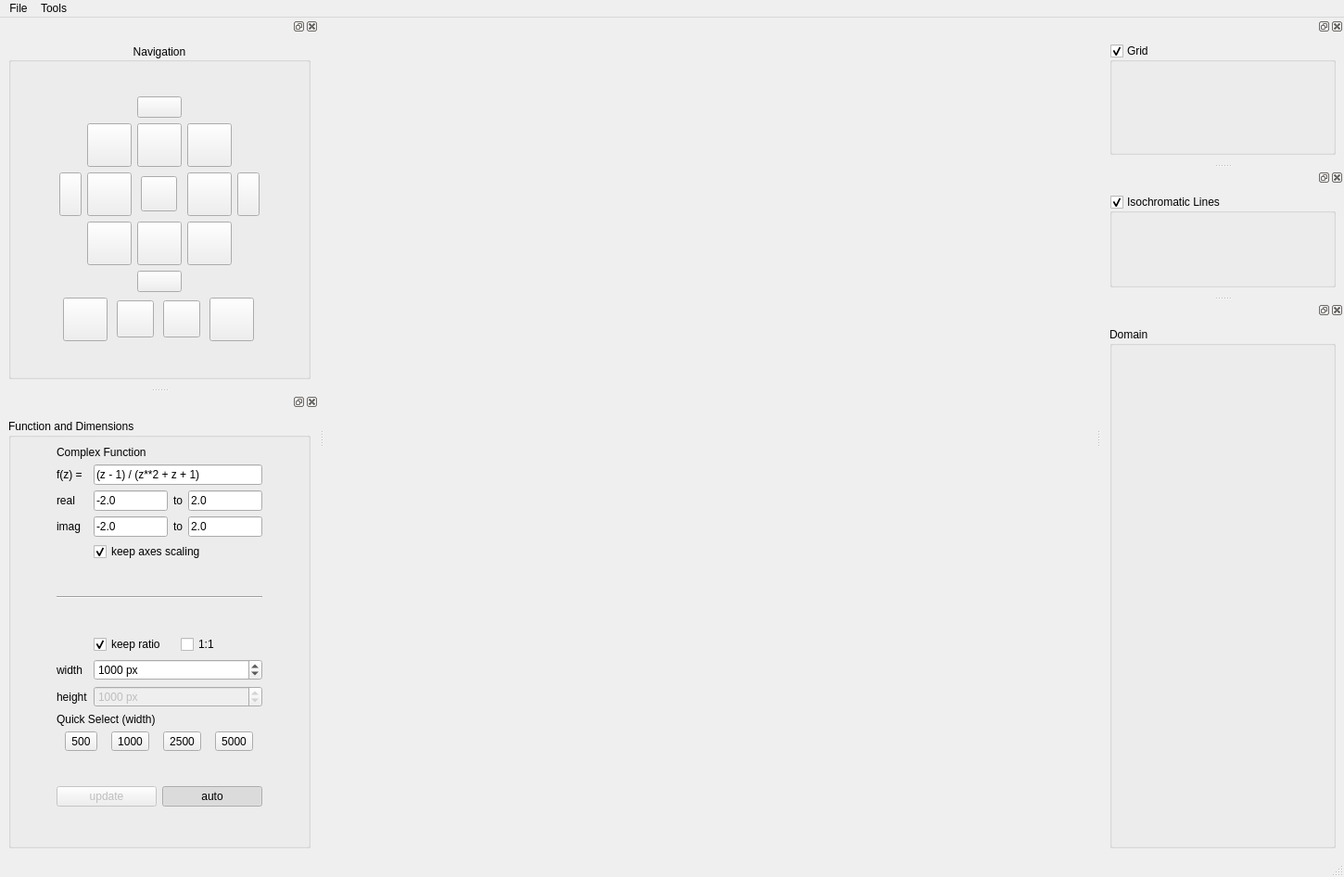
<?xml version="1.0" encoding="UTF-8"?>
<!--
  Copyright © 2020 René Wirnata.
  This file is part of Complex Beauties Explorer (CmplxBE).

  CmplxBE is free software: you can redistribute it and/or modify it under the
  terms of the GNU General Public License as published by the Free Software
  Foundation, either version 3 of the License, or (at your option) any later
  version.

  CmplxBE is distributed in the hope that it will be useful, but WITHOUT ANY
  WARRANTY; without even the implied warranty of MERCHANTABILITY or FITNESS FOR
  A PARTICULAR PURPOSE. See the GNU General Public License for more details.

  You should have received a copy of the GNU General Public License along with
  CmplxBE. If not, see <http://www.gnu.org/licenses/>.
-->
<ui version="4.0">
 <class>MainWindow</class>
 <widget class="QMainWindow" name="MainWindow">
  <property name="geometry">
   <rect>
    <x>0</x>
    <y>0</y>
    <width>1450</width>
    <height>946</height>
   </rect>
  </property>
  <property name="windowTitle">
   <string>Complex Beauties Explorer</string>
  </property>
  <widget class="QWidget" name="centralwidget">
   <layout class="QGridLayout" name="gridLayout">
    <item row="4" column="3">
     <widget class="QLabel" name="imageCanvas">
      <property name="sizePolicy">
       <sizepolicy hsizetype="Ignored" vsizetype="Ignored">
        <horstretch>0</horstretch>
        <verstretch>0</verstretch>
       </sizepolicy>
      </property>
      <property name="minimumSize">
       <size>
        <width>20</width>
        <height>20</height>
       </size>
      </property>
      <property name="text">
       <string/>
      </property>
      <property name="pixmap">
       <pixmap resource="resources.qrc">:/images/icons/logo_PS.png</pixmap>
      </property>
      <property name="scaledContents">
       <bool>false</bool>
      </property>
      <property name="alignment">
       <set>Qt::AlignCenter</set>
      </property>
     </widget>
    </item>
   </layout>
  </widget>
  <widget class="QMenuBar" name="menubar">
   <property name="geometry">
    <rect>
     <x>0</x>
     <y>0</y>
     <width>1450</width>
     <height>26</height>
    </rect>
   </property>
   <widget class="QMenu" name="menuFile">
    <property name="title">
     <string>File</string>
    </property>
   </widget>
   <widget class="QMenu" name="menuView">
    <property name="title">
     <string>Tools</string>
    </property>
   </widget>
   <addaction name="menuFile"/>
   <addaction name="menuView"/>
  </widget>
  <widget class="QStatusBar" name="statusbar"/>
  <widget class="QDockWidget" name="dockGrid">
   <attribute name="dockWidgetArea">
    <number>2</number>
   </attribute>
   <widget class="QWidget" name="dockGridContent">
    <layout class="QVBoxLayout" name="verticalLayout">
     <item>
      <widget class="QGroupBox" name="groupGrid">
       <property name="title">
        <string>Grid</string>
       </property>
       <property name="flat">
        <bool>false</bool>
       </property>
       <property name="checkable">
        <bool>true</bool>
       </property>
       <layout class="QVBoxLayout" name="verticalLayout_5">
        <item>
         <layout class="QGridLayout" name="gridLayout_6"/>
        </item>
       </layout>
      </widget>
     </item>
    </layout>
   </widget>
  </widget>
  <widget class="QDockWidget" name="dockIsochromaticLines">
   <property name="enabled">
    <bool>true</bool>
   </property>
   <property name="floating">
    <bool>false</bool>
   </property>
   <attribute name="dockWidgetArea">
    <number>2</number>
   </attribute>
   <widget class="QWidget" name="dockIsochromaticLinesContent">
    <layout class="QVBoxLayout" name="verticalLayout_2">
     <item>
      <widget class="QGroupBox" name="groupBox">
       <property name="title">
        <string>Isochromatic Lines</string>
       </property>
       <property name="checkable">
        <bool>true</bool>
       </property>
      </widget>
     </item>
    </layout>
   </widget>
  </widget>
  <widget class="QDockWidget" name="dockNav">
   <attribute name="dockWidgetArea">
    <number>1</number>
   </attribute>
   <widget class="QWidget" name="dockNavContents">
    <layout class="QVBoxLayout" name="verticalLayout_4">
     <item>
      <widget class="QGroupBox" name="groupNav">
       <property name="title">
        <string>Navigation</string>
       </property>
       <property name="alignment">
        <set>Qt::AlignCenter</set>
       </property>
       <property name="flat">
        <bool>false</bool>
       </property>
       <layout class="QGridLayout" name="gridLayout_2">
        <item row="3" column="2">
         <widget class="QToolButton" name="btnLeft">
          <property name="icon">
           <iconset resource="resources.qrc">
            <normaloff>:/images/icons/left.svg</normaloff>:/images/icons/left.svg</iconset>
          </property>
          <property name="iconSize">
           <size>
            <width>40</width>
            <height>40</height>
           </size>
          </property>
          <property name="shortcut">
           <string>Ctrl+Left</string>
          </property>
         </widget>
        </item>
        <item row="3" column="4">
         <widget class="QToolButton" name="btnRight">
          <property name="icon">
           <iconset resource="resources.qrc">
            <normaloff>:/images/icons/right.svg</normaloff>:/images/icons/right.svg</iconset>
          </property>
          <property name="iconSize">
           <size>
            <width>40</width>
            <height>40</height>
           </size>
          </property>
          <property name="shortcut">
           <string>Ctrl+Right</string>
          </property>
         </widget>
        </item>
        <item row="3" column="6">
         <spacer name="horizontalSpacer_2">
          <property name="orientation">
           <enum>Qt::Horizontal</enum>
          </property>
          <property name="sizeHint" stdset="0">
           <size>
            <width>40</width>
            <height>20</height>
           </size>
          </property>
         </spacer>
        </item>
        <item row="7" column="1">
         <spacer name="verticalSpacer_6">
          <property name="orientation">
           <enum>Qt::Vertical</enum>
          </property>
          <property name="sizeHint" stdset="0">
           <size>
            <width>20</width>
            <height>40</height>
           </size>
          </property>
         </spacer>
        </item>
        <item row="3" column="5">
         <widget class="QToolButton" name="btnRightt">
          <property name="maximumSize">
           <size>
            <width>50</width>
            <height>50</height>
           </size>
          </property>
          <property name="icon">
           <iconset resource="resources.qrc">
            <normaloff>:/images/icons/rright.svg</normaloff>:/images/icons/rright.svg</iconset>
          </property>
         </widget>
        </item>
        <item row="3" column="1">
         <widget class="QToolButton" name="btnLeftt">
          <property name="maximumSize">
           <size>
            <width>50</width>
            <height>50</height>
           </size>
          </property>
          <property name="icon">
           <iconset resource="resources.qrc">
            <normaloff>:/images/icons/lleft.svg</normaloff>:/images/icons/lleft.svg</iconset>
          </property>
         </widget>
        </item>
        <item row="3" column="3">
         <layout class="QVBoxLayout" name="verticalLayout_6">
          <item>
           <layout class="QHBoxLayout" name="horizontalLayout_4">
            <item>
             <widget class="QToolButton" name="btnCenter">
              <property name="icon">
               <iconset resource="resources.qrc">
                <normaloff>:/images/icons/refresh.svg</normaloff>:/images/icons/refresh.svg</iconset>
              </property>
              <property name="iconSize">
               <size>
                <width>31</width>
                <height>31</height>
               </size>
              </property>
              <property name="shortcut">
               <string>Ctrl+R</string>
              </property>
             </widget>
            </item>
           </layout>
          </item>
         </layout>
        </item>
        <item row="4" column="2">
         <widget class="QToolButton" name="btnDownLeft">
          <property name="icon">
           <iconset resource="resources.qrc">
            <normaloff>:/images/icons/down_left.svg</normaloff>:/images/icons/down_left.svg</iconset>
          </property>
          <property name="iconSize">
           <size>
            <width>40</width>
            <height>40</height>
           </size>
          </property>
         </widget>
        </item>
        <item row="2" column="3">
         <widget class="QToolButton" name="btnUp">
          <property name="icon">
           <iconset resource="resources.qrc">
            <normaloff>:/images/icons/up.svg</normaloff>:/images/icons/up.svg</iconset>
          </property>
          <property name="iconSize">
           <size>
            <width>40</width>
            <height>40</height>
           </size>
          </property>
          <property name="shortcut">
           <string>Ctrl+Up</string>
          </property>
         </widget>
        </item>
        <item row="2" column="2">
         <widget class="QToolButton" name="btnUpLeft">
          <property name="icon">
           <iconset resource="resources.qrc">
            <normaloff>:/images/icons/up_left.svg</normaloff>:/images/icons/up_left.svg</iconset>
          </property>
          <property name="iconSize">
           <size>
            <width>40</width>
            <height>40</height>
           </size>
          </property>
         </widget>
        </item>
        <item row="3" column="0">
         <spacer name="horizontalSpacer">
          <property name="orientation">
           <enum>Qt::Horizontal</enum>
          </property>
          <property name="sizeHint" stdset="0">
           <size>
            <width>40</width>
            <height>20</height>
           </size>
          </property>
         </spacer>
        </item>
        <item row="6" column="1" colspan="5">
         <layout class="QHBoxLayout" name="horizontalLayout_7">
          <item>
           <widget class="QToolButton" name="btnZZoomOut">
            <property name="icon">
             <iconset resource="resources.qrc">
              <normaloff>:/images/icons/zoomout.svg</normaloff>:/images/icons/zoomout.svg</iconset>
            </property>
            <property name="iconSize">
             <size>
              <width>40</width>
              <height>40</height>
             </size>
            </property>
           </widget>
          </item>
          <item>
           <widget class="QToolButton" name="btnZoomOut">
            <property name="maximumSize">
             <size>
              <width>40</width>
              <height>40</height>
             </size>
            </property>
            <property name="icon">
             <iconset resource="resources.qrc">
              <normaloff>:/images/icons/zoomout.svg</normaloff>:/images/icons/zoomout.svg</iconset>
            </property>
            <property name="iconSize">
             <size>
              <width>30</width>
              <height>30</height>
             </size>
            </property>
           </widget>
          </item>
          <item>
           <widget class="QToolButton" name="btnZoomIn">
            <property name="maximumSize">
             <size>
              <width>40</width>
              <height>40</height>
             </size>
            </property>
            <property name="icon">
             <iconset resource="resources.qrc">
              <normaloff>:/images/icons/zoomin.svg</normaloff>:/images/icons/zoomin.svg</iconset>
            </property>
            <property name="iconSize">
             <size>
              <width>30</width>
              <height>30</height>
             </size>
            </property>
           </widget>
          </item>
          <item>
           <widget class="QToolButton" name="btnZZoomIn">
            <property name="icon">
             <iconset resource="resources.qrc">
              <normaloff>:/images/icons/zoomin.svg</normaloff>:/images/icons/zoomin.svg</iconset>
            </property>
            <property name="iconSize">
             <size>
              <width>40</width>
              <height>40</height>
             </size>
            </property>
           </widget>
          </item>
         </layout>
        </item>
        <item row="0" column="3">
         <spacer name="verticalSpacer_4">
          <property name="orientation">
           <enum>Qt::Vertical</enum>
          </property>
          <property name="sizeHint" stdset="0">
           <size>
            <width>20</width>
            <height>40</height>
           </size>
          </property>
         </spacer>
        </item>
        <item row="4" column="4">
         <widget class="QToolButton" name="btnDownRight">
          <property name="icon">
           <iconset resource="resources.qrc">
            <normaloff>:/images/icons/down_right.svg</normaloff>:/images/icons/down_right.svg</iconset>
          </property>
          <property name="iconSize">
           <size>
            <width>40</width>
            <height>40</height>
           </size>
          </property>
         </widget>
        </item>
        <item row="4" column="3">
         <widget class="QToolButton" name="btnDown">
          <property name="icon">
           <iconset resource="resources.qrc">
            <normaloff>:/images/icons/down.svg</normaloff>:/images/icons/down.svg</iconset>
          </property>
          <property name="iconSize">
           <size>
            <width>40</width>
            <height>40</height>
           </size>
          </property>
          <property name="shortcut">
           <string>Ctrl+Down</string>
          </property>
         </widget>
        </item>
        <item row="5" column="3">
         <widget class="QToolButton" name="btnDownn">
          <property name="maximumSize">
           <size>
            <width>50</width>
            <height>50</height>
           </size>
          </property>
          <property name="icon">
           <iconset resource="resources.qrc">
            <normaloff>:/images/icons/downn.svg</normaloff>:/images/icons/downn.svg</iconset>
          </property>
         </widget>
        </item>
        <item row="1" column="3">
         <widget class="QToolButton" name="btnUpp">
          <property name="maximumSize">
           <size>
            <width>50</width>
            <height>50</height>
           </size>
          </property>
          <property name="icon">
           <iconset resource="resources.qrc">
            <normaloff>:/images/icons/upp.svg</normaloff>:/images/icons/upp.svg</iconset>
          </property>
         </widget>
        </item>
        <item row="2" column="4">
         <widget class="QToolButton" name="btnUpRight">
          <property name="icon">
           <iconset resource="resources.qrc">
            <normaloff>:/images/icons/up_right.svg</normaloff>:/images/icons/up_right.svg</iconset>
          </property>
          <property name="iconSize">
           <size>
            <width>40</width>
            <height>40</height>
           </size>
          </property>
         </widget>
        </item>
       </layout>
      </widget>
     </item>
    </layout>
   </widget>
  </widget>
  <widget class="QDockWidget" name="dockFunction">
   <attribute name="dockWidgetArea">
    <number>1</number>
   </attribute>
   <widget class="QWidget" name="dockFunctionContents">
    <layout class="QHBoxLayout" name="horizontalLayout">
     <item>
      <widget class="QGroupBox" name="groupFunction">
       <property name="title">
        <string>Function and Dimensions</string>
       </property>
       <layout class="QGridLayout" name="gridLayout_4">
        <item row="8" column="2">
         <widget class="QLabel" name="labelImag">
          <property name="maximumSize">
           <size>
            <width>40</width>
            <height>16777215</height>
           </size>
          </property>
          <property name="text">
           <string>imag</string>
          </property>
         </widget>
        </item>
        <item row="20" column="2" colspan="4">
         <widget class="QLabel" name="labelQuickSelect">
          <property name="text">
           <string>Quick Select (width)</string>
          </property>
         </widget>
        </item>
        <item row="26" column="2" colspan="4">
         <layout class="QHBoxLayout" name="horizontalLayout_2">
          <item>
           <widget class="QPushButton" name="btnUpdate">
            <property name="enabled">
             <bool>false</bool>
            </property>
            <property name="text">
             <string>update</string>
            </property>
            <property name="checked">
             <bool>false</bool>
            </property>
           </widget>
          </item>
          <item>
           <widget class="QPushButton" name="btnAuto">
            <property name="text">
             <string>auto</string>
            </property>
            <property name="checkable">
             <bool>true</bool>
            </property>
            <property name="checked">
             <bool>true</bool>
            </property>
           </widget>
          </item>
         </layout>
        </item>
        <item row="11" column="3">
         <spacer name="verticalSpacer">
          <property name="orientation">
           <enum>Qt::Vertical</enum>
          </property>
          <property name="sizeHint" stdset="0">
           <size>
            <width>20</width>
            <height>40</height>
           </size>
          </property>
         </spacer>
        </item>
        <item row="8" column="1">
         <spacer name="horizontalSpacer_3">
          <property name="orientation">
           <enum>Qt::Horizontal</enum>
          </property>
          <property name="sizeHint" stdset="0">
           <size>
            <width>40</width>
            <height>20</height>
           </size>
          </property>
         </spacer>
        </item>
        <item row="4" column="2">
         <widget class="QLabel" name="labelFz">
          <property name="text">
           <string>f(z) = </string>
          </property>
         </widget>
        </item>
        <item row="17" column="2">
         <widget class="QLabel" name="labelWidth">
          <property name="maximumSize">
           <size>
            <width>50</width>
            <height>16777215</height>
           </size>
          </property>
          <property name="text">
           <string>width</string>
          </property>
         </widget>
        </item>
        <item row="14" column="3">
         <spacer name="verticalSpacer_3">
          <property name="orientation">
           <enum>Qt::Vertical</enum>
          </property>
          <property name="sizeHint" stdset="0">
           <size>
            <width>20</width>
            <height>40</height>
           </size>
          </property>
         </spacer>
        </item>
        <item row="8" column="6">
         <spacer name="horizontalSpacer_4">
          <property name="orientation">
           <enum>Qt::Horizontal</enum>
          </property>
          <property name="sizeHint" stdset="0">
           <size>
            <width>40</width>
            <height>20</height>
           </size>
          </property>
         </spacer>
        </item>
        <item row="8" column="4">
         <widget class="QLabel" name="labelTo2">
          <property name="maximumSize">
           <size>
            <width>30</width>
            <height>16777215</height>
           </size>
          </property>
          <property name="text">
           <string>to</string>
          </property>
          <property name="alignment">
           <set>Qt::AlignCenter</set>
          </property>
         </widget>
        </item>
        <item row="7" column="2">
         <widget class="QLabel" name="labelReal">
          <property name="maximumSize">
           <size>
            <width>40</width>
            <height>16777215</height>
           </size>
          </property>
          <property name="text">
           <string>real</string>
          </property>
         </widget>
        </item>
        <item row="13" column="2" colspan="4">
         <widget class="Line" name="line">
          <property name="orientation">
           <enum>Qt::Horizontal</enum>
          </property>
         </widget>
        </item>
        <item row="0" column="2" colspan="4">
         <widget class="QLabel" name="labelFunction">
          <property name="text">
           <string>Complex Function</string>
          </property>
         </widget>
        </item>
        <item row="17" column="3" colspan="3">
         <widget class="QSpinBox" name="sboxWidth">
          <property name="suffix">
           <string> px</string>
          </property>
          <property name="minimum">
           <number>10</number>
          </property>
          <property name="maximum">
           <number>99999</number>
          </property>
          <property name="singleStep">
           <number>100</number>
          </property>
          <property name="stepType">
           <enum>QAbstractSpinBox::AdaptiveDecimalStepType</enum>
          </property>
          <property name="value">
           <number>1000</number>
          </property>
         </widget>
        </item>
        <item row="10" column="3" colspan="3">
         <widget class="QCheckBox" name="cboxEqualAxes">
          <property name="text">
           <string>keep axes scaling</string>
          </property>
          <property name="checked">
           <bool>true</bool>
          </property>
         </widget>
        </item>
        <item row="7" column="4">
         <widget class="QLabel" name="labelTo1">
          <property name="maximumSize">
           <size>
            <width>30</width>
            <height>16777215</height>
           </size>
          </property>
          <property name="text">
           <string>to</string>
          </property>
          <property name="alignment">
           <set>Qt::AlignCenter</set>
          </property>
         </widget>
        </item>
        <item row="21" column="2" colspan="4">
         <layout class="QHBoxLayout" name="horizontalLayout_3">
          <item>
           <widget class="QToolButton" name="btnWidth500">
            <property name="text">
             <string>500</string>
            </property>
           </widget>
          </item>
          <item>
           <widget class="QToolButton" name="btnWidth1000">
            <property name="text">
             <string>1000</string>
            </property>
           </widget>
          </item>
          <item>
           <widget class="QToolButton" name="btnWidth2500">
            <property name="text">
             <string>2500</string>
            </property>
           </widget>
          </item>
          <item>
           <widget class="QToolButton" name="btnWidth5000">
            <property name="text">
             <string>5000</string>
            </property>
           </widget>
          </item>
         </layout>
        </item>
        <item row="18" column="2">
         <widget class="QLabel" name="labelHeight">
          <property name="text">
           <string>height</string>
          </property>
         </widget>
        </item>
        <item row="18" column="3" colspan="3">
         <widget class="QSpinBox" name="sboxHeight">
          <property name="enabled">
           <bool>false</bool>
          </property>
          <property name="suffix">
           <string> px</string>
          </property>
          <property name="minimum">
           <number>10</number>
          </property>
          <property name="maximum">
           <number>99999</number>
          </property>
          <property name="singleStep">
           <number>100</number>
          </property>
          <property name="stepType">
           <enum>QAbstractSpinBox::AdaptiveDecimalStepType</enum>
          </property>
          <property name="value">
           <number>1000</number>
          </property>
         </widget>
        </item>
        <item row="16" column="3" colspan="3">
         <layout class="QHBoxLayout" name="horizontalLayout_5">
          <item>
           <widget class="QCheckBox" name="cboxAspectRatio">
            <property name="text">
             <string>keep ratio</string>
            </property>
            <property name="checked">
             <bool>true</bool>
            </property>
           </widget>
          </item>
          <item>
           <widget class="QCheckBox" name="cboxOneToOne">
            <property name="text">
             <string>1:1</string>
            </property>
            <property name="checked">
             <bool>false</bool>
            </property>
           </widget>
          </item>
         </layout>
        </item>
        <item row="4" column="3" colspan="3">
         <widget class="QLineEdit" name="leFunc">
          <property name="text">
           <string>(z - 1) / (z**2 + z + 1)</string>
          </property>
         </widget>
        </item>
        <item row="27" column="3">
         <spacer name="verticalSpacer_5">
          <property name="orientation">
           <enum>Qt::Vertical</enum>
          </property>
          <property name="sizeHint" stdset="0">
           <size>
            <width>20</width>
            <height>40</height>
           </size>
          </property>
         </spacer>
        </item>
        <item row="23" column="3">
         <spacer name="verticalSpacer_2">
          <property name="orientation">
           <enum>Qt::Vertical</enum>
          </property>
          <property name="sizeHint" stdset="0">
           <size>
            <width>20</width>
            <height>40</height>
           </size>
          </property>
         </spacer>
        </item>
        <item row="7" column="3">
         <widget class="QLineEdit" name="leRealMin">
          <property name="maximumSize">
           <size>
            <width>80</width>
            <height>16777215</height>
           </size>
          </property>
          <property name="text">
           <string>-2.0</string>
          </property>
         </widget>
        </item>
        <item row="7" column="5">
         <widget class="QLineEdit" name="leRealMax">
          <property name="maximumSize">
           <size>
            <width>80</width>
            <height>16777215</height>
           </size>
          </property>
          <property name="text">
           <string>2.0</string>
          </property>
         </widget>
        </item>
        <item row="8" column="3">
         <widget class="QLineEdit" name="leImagMin">
          <property name="maximumSize">
           <size>
            <width>80</width>
            <height>16777215</height>
           </size>
          </property>
          <property name="text">
           <string>-2.0</string>
          </property>
         </widget>
        </item>
        <item row="8" column="5">
         <widget class="QLineEdit" name="leImagMax">
          <property name="maximumSize">
           <size>
            <width>80</width>
            <height>16777215</height>
           </size>
          </property>
          <property name="text">
           <string>2.0</string>
          </property>
         </widget>
        </item>
       </layout>
      </widget>
     </item>
    </layout>
   </widget>
  </widget>
  <widget class="QDockWidget" name="dockDomain">
   <attribute name="dockWidgetArea">
    <number>2</number>
   </attribute>
   <widget class="QWidget" name="dockDomainContents">
    <layout class="QVBoxLayout" name="verticalLayout_3">
     <item>
      <widget class="QGroupBox" name="groupDomain">
       <property name="title">
        <string>Domain</string>
       </property>
       <layout class="QGridLayout" name="gridLayout_5">
        <item row="0" column="1">
         <widget class="QLabel" name="domainCanvas">
          <property name="sizePolicy">
           <sizepolicy hsizetype="Ignored" vsizetype="Ignored">
            <horstretch>0</horstretch>
            <verstretch>0</verstretch>
           </sizepolicy>
          </property>
          <property name="minimumSize">
           <size>
            <width>220</width>
            <height>220</height>
           </size>
          </property>
          <property name="text">
           <string/>
          </property>
          <property name="scaledContents">
           <bool>false</bool>
          </property>
          <property name="alignment">
           <set>Qt::AlignCenter</set>
          </property>
         </widget>
        </item>
       </layout>
      </widget>
     </item>
    </layout>
   </widget>
  </widget>
 </widget>
 <resources>
  <include location="resources.qrc"/>
 </resources>
 <connections>
  <connection>
   <sender>btnAuto</sender>
   <signal>toggled(bool)</signal>
   <receiver>btnUpdate</receiver>
   <slot>setDisabled(bool)</slot>
   <hints>
    <hint type="sourcelabel">
     <x>265</x>
     <y>766</y>
    </hint>
    <hint type="destinationlabel">
     <x>108</x>
     <y>766</y>
    </hint>
   </hints>
  </connection>
  <connection>
   <sender>cboxOneToOne</sender>
   <signal>toggled(bool)</signal>
   <receiver>cboxAspectRatio</receiver>
   <slot>setDisabled(bool)</slot>
   <hints>
    <hint type="sourcelabel">
     <x>308</x>
     <y>711</y>
    </hint>
    <hint type="destinationlabel">
     <x>150</x>
     <y>711</y>
    </hint>
   </hints>
  </connection>
  <connection>
   <sender>cboxAspectRatio</sender>
   <signal>toggled(bool)</signal>
   <receiver>sboxHeight</receiver>
   <slot>setDisabled(bool)</slot>
   <hints>
    <hint type="sourcelabel">
     <x>150</x>
     <y>711</y>
    </hint>
    <hint type="destinationlabel">
     <x>237</x>
     <y>677</y>
    </hint>
   </hints>
  </connection>
  <connection>
   <sender>cboxOneToOne</sender>
   <signal>toggled(bool)</signal>
   <receiver>cboxAspectRatio</receiver>
   <slot>setChecked(bool)</slot>
   <hints>
    <hint type="sourcelabel">
     <x>232</x>
     <y>652</y>
    </hint>
    <hint type="destinationlabel">
     <x>136</x>
     <y>652</y>
    </hint>
   </hints>
  </connection>
 </connections>
</ui>
